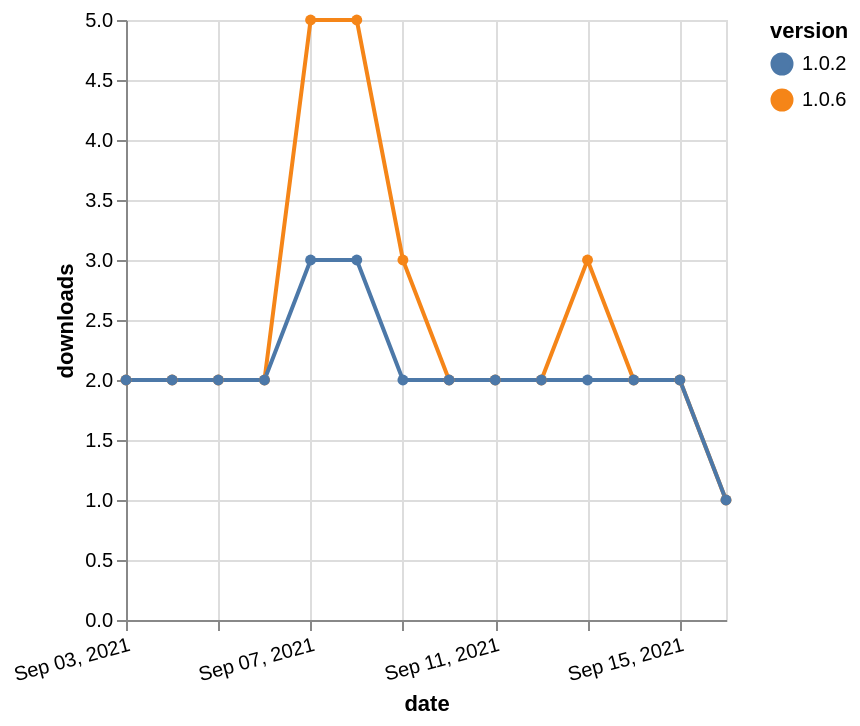

Vega-Lite specification for this chart:
### Vega-Lite specification from a JSON file in a GitHub repository (floating-point values rounded to 4 significant figures)
{"$schema": "https://vega.github.io/schema/vega-lite/v5.json", "description": "A simple bar chart with embedded data.", "data": {"values": [{"date": "2021-09-03", "total": 3360, "delta": 2, "version": "1.0.6"}, {"date": "2021-09-04", "total": 3362, "delta": 2, "version": "1.0.6"}, {"date": "2021-09-05", "total": 3364, "delta": 2, "version": "1.0.6"}, {"date": "2021-09-06", "total": 3366, "delta": 2, "version": "1.0.6"}, {"date": "2021-09-07", "total": 3371, "delta": 5, "version": "1.0.6"}, {"date": "2021-09-08", "total": 3376, "delta": 5, "version": "1.0.6"}, {"date": "2021-09-09", "total": 3379, "delta": 3, "version": "1.0.6"}, {"date": "2021-09-10", "total": 3381, "delta": 2, "version": "1.0.6"}, {"date": "2021-09-11", "total": 3383, "delta": 2, "version": "1.0.6"}, {"date": "2021-09-12", "total": 3385, "delta": 2, "version": "1.0.6"}, {"date": "2021-09-13", "total": 3388, "delta": 3, "version": "1.0.6"}, {"date": "2021-09-14", "total": 3390, "delta": 2, "version": "1.0.6"}, {"date": "2021-09-15", "total": 3392, "delta": 2, "version": "1.0.6"}, {"date": "2021-09-16", "total": 3393, "delta": 1, "version": "1.0.6"}, {"date": "2021-09-03", "total": 2854, "delta": 2, "version": "1.0.2"}, {"date": "2021-09-04", "total": 2856, "delta": 2, "version": "1.0.2"}, {"date": "2021-09-05", "total": 2858, "delta": 2, "version": "1.0.2"}, {"date": "2021-09-06", "total": 2860, "delta": 2, "version": "1.0.2"}, {"date": "2021-09-07", "total": 2863, "delta": 3, "version": "1.0.2"}, {"date": "2021-09-08", "total": 2866, "delta": 3, "version": "1.0.2"}, {"date": "2021-09-09", "total": 2868, "delta": 2, "version": "1.0.2"}, {"date": "2021-09-10", "total": 2870, "delta": 2, "version": "1.0.2"}, {"date": "2021-09-11", "total": 2872, "delta": 2, "version": "1.0.2"}, {"date": "2021-09-12", "total": 2874, "delta": 2, "version": "1.0.2"}, {"date": "2021-09-13", "total": 2876, "delta": 2, "version": "1.0.2"}, {"date": "2021-09-14", "total": 2878, "delta": 2, "version": "1.0.2"}, {"date": "2021-09-15", "total": 2880, "delta": 2, "version": "1.0.2"}, {"date": "2021-09-16", "total": 2881, "delta": 1, "version": "1.0.2"}]}, "width": "container", "mark": {"type": "line", "point": {"filled": true}}, "encoding": {"x": {"field": "date", "type": "temporal", "timeUnit": "yearmonthdate", "title": "date", "axis": {"labelAngle": -15}}, "y": {"field": "delta", "type": "quantitative", "title": "downloads"}, "color": {"field": "version", "type": "nominal"}, "tooltip": {"field": "delta"}}}
